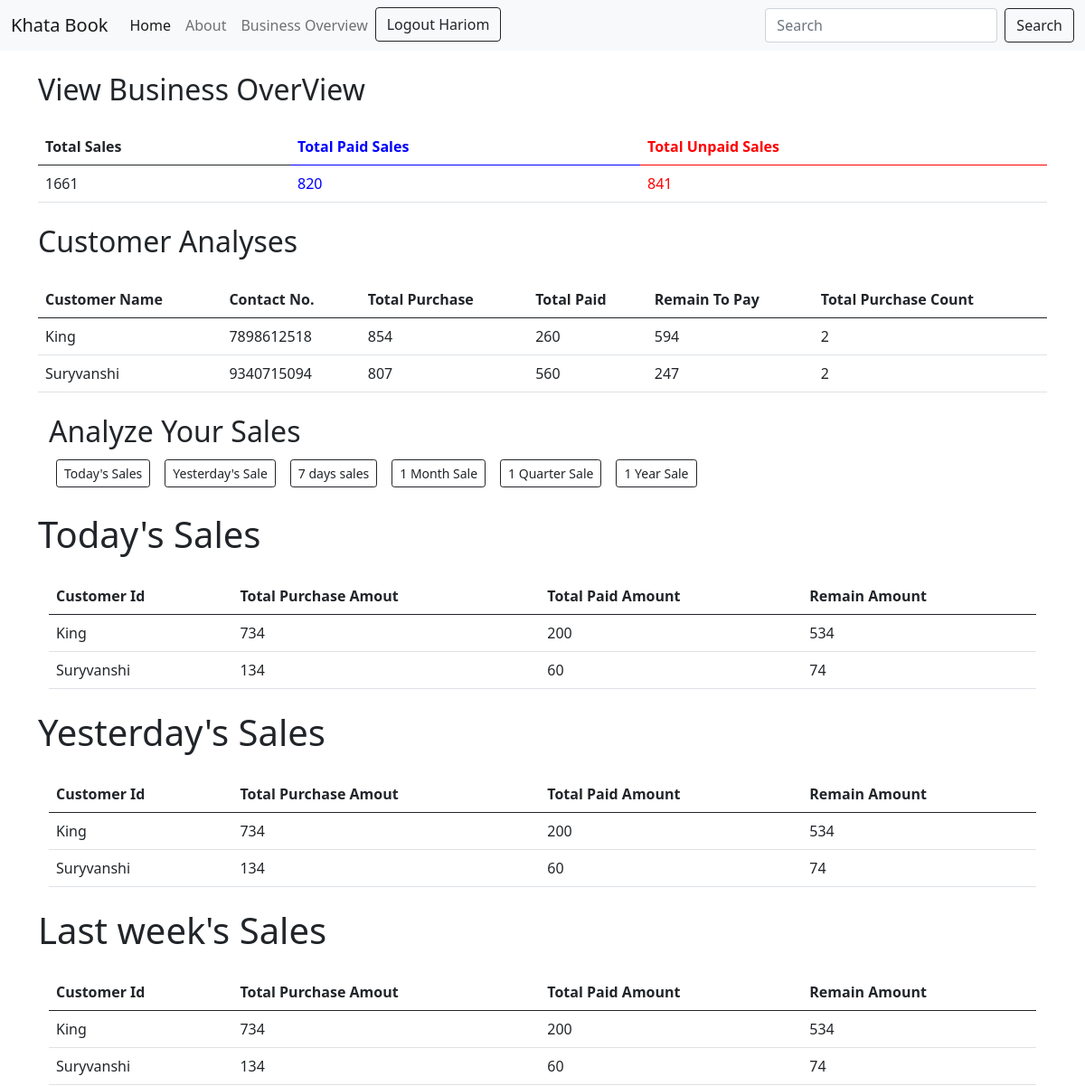
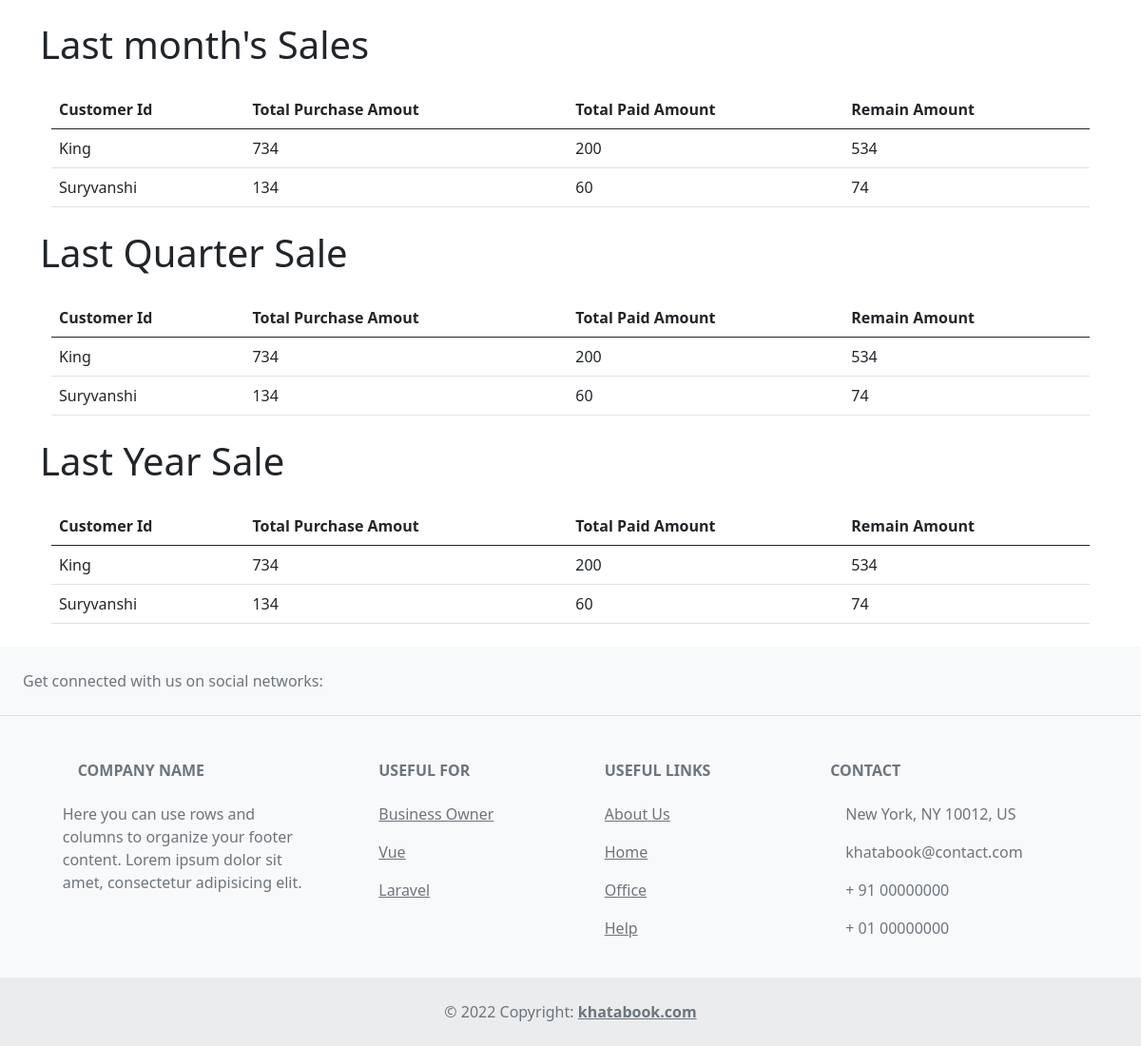
Page /business/overview/ (signed in) on the committed database (2 pictures, top to bottom).
### myapp/models.py (models this page shows, shortened)
class Todo(models.Model):
    title = models.CharField(max_length=20)
    desc = models.CharField(max_length=12)
    customer_of = models.ForeignKey(User,on_delete=models.CASCADE)
    date_created = models.DateField(auto_now_add=True)

class PurchaseDetails(models.Model):
    id = models.IntegerField(primary_key=True)
    product_name=models.CharField(max_length=100)
    total_price = models.IntegerField()
    paid_price = models.IntegerField()
    remain_price = models.IntegerField()
    customer_id = models.ForeignKey(Todo, on_delete=models.CASCADE)
    date_created = models.DateField(auto_now_add=True)
    def __str__(self):
        return '{} {} {}'.format(self.product_name, self.total_price, self.paid_price)

### myapp/views.py (the view)
# urls.py: path('business/overview/', business_overview, name="business_overview" ),
def business_overview(request):
    user_id =request.user.id
    user = User.objects.get(id=user_id)
    todo_data = Todo.objects.filter(customer_of=user)
    total_sales=0
    paid_sales=0
    remain_payment_sales=0
    per_customer_sale = []
    today_sales=[]
    yesterday_sales=[]
    week_sales=[]
    month_sales=[]
    quarter_sales=[]
    year_sales=[]
    for todo in todo_data:
        t_sales = PurchaseDetails.objects.filter(customer_id=todo.id).aggregate(Sum('total_price'))
        p_sales = PurchaseDetails.objects.filter(customer_id=todo.id).aggregate(Sum('paid_price'))
        try:
            total_sales+=t_sales['total_price__sum']
            paid_sales+=p_sales['paid_price__sum']
        except:
            total_sales+=0
            paid_sales+=0
        customer_sale = PurchaseDetails.objects.filter(customer_id=todo.id).values('customer_id').annotate(
             Sum('total_price'),
             Sum('paid_price'),
             Sum('remain_price'),
             Count('customer_id')
            )
        per_customer_sale.append(customer_sale)
        t_sales = PurchaseDetails.objects.all().filter(
            customer_id=todo.id,
            date_created__lte=datetime.today()-timedelta(days=0))
        today_sales.append(t_sales)
        y_sales = PurchaseDetails.objects.all().filter(
            customer_id=todo.id,
            date_created__lte=datetime.today())
        yesterday_sales.append(y_sales)
        w_sales = PurchaseDetails.objects.all().filter(
            customer_id=todo.id,
            date_created__gte=datetime.today()-timedelta(days=7))
        week_sales.append(w_sales)
        m_sales = PurchaseDetails.objects.all().filter(
            customer_id=todo.id,
            date_created__gte=datetime.today()-timedelta(days=30))
        month_sales.append(m_sales)
        q_sales = PurchaseDetails.objects.all().filter(
            customer_id=todo.id,
            date_created__gte=datetime.today()-timedelta(days=90))
        quarter_sales.append(q_sales)
        y_sales = PurchaseDetails.objects.all().filter(
            customer_id=todo.id,
            date_created__gte=datetime.today()-timedelta(days=365))
        year_sales.append(y_sales)
    remain_payment_sales =total_sales-paid_sales
    sales_detail = [total_sales, paid_sales, remain_payment_sales]
    customer_list = []
    sales_data = [  today_sales,
                    yesterday_sales,
                    week_sales,
                    month_sales,
                    quarter_sales,
                    year_sales ]
    print(sales_data,'---------sales data')
    for temp in sales_data:
        print(temp)
    ss_data=[]
    for i in sales_data:
        s_data = []
        for j in i:
            temp_list = []
            temp_list.append(j[0].paid_price)
            temp_list.append(j[0].customer_id.title)
            temp_list.append(j[0].remain_price)
            temp_list.append(j[0].total_price)
            s_data.append(temp_list)
        ss_data.append(s_data)
    for customer in per_customer_sale:
        temp_customer = []
        user = Todo.objects.get(id=customer[0]['customer_id'])
        temp_customer.append(user.title)
        temp_customer.append(user.desc)
        temp_customer.append(customer[0]['total_price__sum'])
        temp_customer.append(customer[0]['paid_price__sum'])
        temp_customer.append(customer[0]['remain_price__sum'])
        temp_customer.append(customer[0]['customer_id__count'])
        customer_list.append(temp_customer)
    return render(request, template_name='myapp/business.html',
                            context={'sales_detail':sales_detail,
                            'per_customer_sale':customer_list,
                            'sales_data':ss_data})

### templates/myapp/business.html (shortened to what this page needs)
{% extends 'myapp/base.html' %}
{% block body %}
<div class="container my-4">
    <h2>View Business OverView</h2>
</div>
    <div class="container my-4">
      <table class="table">
        <tr>
          <th>Total Sales</th>
          <th style="color:blue;">Total Paid Sales</th>
          <th style="color:red;">Total Unpaid Sales</th>
        </tr>
        <tbody>
          <tr>
            <td>{{sales_detail.0}}</td>
            <td style="color:blue;">{{sales_detail.1}}</td>
            <td style="color:red;">{{sales_detail.2}}</td>
          </tr>
        </tbody>
      </table>
    </div>
    <div class="container my-4">
      <h2>Customer Analyses</h2>
  </div>
    <div class="container my-4">
      <table class="table">
        <tr>
          <th>Customer Name</th>
          <th>Contact No.</th>
          <th>Total Purchase</th>
          <th>Total Paid</th>
          <th>Remain To Pay</th>
          <th>Total Purchase Count</th>
        </tr>
        <tbody>
          {%for customer in per_customer_sale%}
          <tr>
            <td>{{customer.0}}</td>
            <td>{{customer.1}}</td>
            <td>{{customer.2}}</td>
            <td>{{customer.3}}</td>
            <td>{{customer.4}}</td>
            <td>{{customer.5}}</td>
          </tr>
          {%endfor%}
        </tbody>
      </table>
    </div>
    <div class="container my-4">
      <div class="container my-3">
        <h2>Analyze Your Sales </h2>
        <a href="today" type="button" class="btn btn-outline-dark btn-sm mx-2 my-1">Today's Sales</button>
        <a href="oldest" type="button" class="btn btn-outline-dark btn-sm mx-2 my-1">Yesterday's Sale</button>
        <a href="bytitle" type="button" class="btn btn-outline-dark btn-sm mx-2 my-1">7 days sales</button>
        <a href="bydate" type="button" class="btn btn-outline-dark btn-sm mx-2 my-1">1 Month Sale</button>
        <a href="bydate" type="button" class="btn btn-outline-dark btn-sm mx-2 my-1">1 Quarter Sale</button>
        <a href="bydate" type="button" class="btn btn-outline-dark btn-sm mx-2 my-1">1 Year Sale</button>
      </div>
    </div>
    <div class="container my-4">
      {% for sales in sales_data %}
        {% if forloop.counter == 1 %}
          <h1 class="my-1"> Today's Sales </h1>
        {%endif%}
        {% if forloop.counter == 2 %}
          <h1 class="my-1"> Yesterday's Sales </h1>
        {%endif%}
        {% if forloop.counter == 3 %}
          <h1 class="my-1"> Last week's Sales </h1>
        {%endif%}
        {% if forloop.counter == 4%}
          <h1 class="my-1"> Last month's Sales </h1>
        {%endif%}
        {% if forloop.counter == 5%}
          <h1 class="my-1"> Last Quarter Sale </h1>
          {%endif%}
        {% if forloop.counter == 6 %}
          <h1 class="my-1"> Last Year Sale </h1>
        {%endif%}
        <div class="container my-4">
          {% if sales|length == 0 %}
          <div class="alert alert-dark" role="alert" style="color:red";>
            No Customer Here!
          </div>
            {% else %}
          <table class="table">
            <tr>
              <th>Customer Id</th>
              <th>Total Purchase Amout</th>
              <th>Total Paid Amount</th>
              <th>Remain Amount</th>
            </tr>
            <tbody>
                {%for customer in sales%}
                <tr>
                  <td>{{customer.1}}</td>
                  <td>{{customer.3}}</td>
                  <td>{{customer.0}}</td>
                  <td>{{customer.2}}</td>
                </tr>
                {%endfor%}
            </tbody>
          </table>
          {%endif%}
        </div>
      {%endfor%}
    </div>
{% endblock body %}

### templates/myapp/base.html (shortened to what this page needs)
<!doctype html>
<html lang="en">
<head>
    <link href="https://cdn.jsdelivr.net/npm/bootstrap@5.0.0-beta2/dist/css/bootstrap.min.css" rel="stylesheet"
>
</head>
<body>
    <nav class="navbar navbar-expand-lg navbar-light bg-light sticky-top">
        <div class="container-fluid">
            <a class="navbar-brand" href="/home/">Khata Book</a>
            <div class="collapse navbar-collapse" id="navbarSupportedContent">
                <ul class="navbar-nav me-auto mb-2 mb-lg-0">
                    <li class="nav-item">
                        <a class="nav-link active" aria-current="page" href="/home/">Home</a>
                    </li>
                    <li class="nav-item">
                        <a class="nav-link" href="#">About</a>
                    </li>
                    <li class="nav-item">
                      <a class="nav-link" href="/business/overview">Business Overview</a>
                    </li>
                    <li class="nav-item">
                      <a class="btn btn-outline-dark" href="/logout/">Logout {{user.first_name}}</a>
                    </li>
                </ul>
                <form class="d-flex" action="/search/{{user.id}}/" method="POST">
                    <input class="form-control me-2" type="text" name="inputvalue" placeholder="Search" aria-label="Search">
                    <button class="btn btn-outline-dark" type="submit">Search</button>
                </form>
            </div>
        </div>
    </nav>
{% block body %}
{% endblock body %}
<footer class="text-center text-lg-start bg-light text-muted">
    <section
      class="d-flex justify-content-center justify-content-lg-between p-4 border-bottom"
    >
      <div class="me-5 d-none d-lg-block">
        <span>Get connected with us on social networks:</span>
      </div>
      <div>
      </div>
    </section>
    <section class="">
      <div class="container text-center text-md-start mt-5">
        <div class="row mt-3">
          <div class="col-md-3 col-lg-4 col-xl-3 mx-auto mb-4">
            <h6 class="text-uppercase fw-bold mb-4">
              Company name
            </h6>
            <p>
              Here you can use rows and columns to organize your footer content. Lorem ipsum
              dolor sit amet, consectetur adipisicing elit.
            </p>
          </div>
          <div class="col-md-2 col-lg-2 col-xl-2 mx-auto mb-4">
            <h6 class="text-uppercase fw-bold mb-4">
              Useful For
            </h6>
            <p>
              <a href="#!" class="text-reset">Business Owner</a>
            </p>
            <p>
              <a href="#!" class="text-reset">Vue</a>
            </p>
            <p>
              <a href="#!" class="text-reset">Laravel</a>
            </p>
          </div>
          <div class="col-md-3 col-lg-2 col-xl-2 mx-auto mb-4">
            <h6 class="text-uppercase fw-bold mb-4">
              Useful links
            </h6>
            <p>
              <a href="#!" class="text-reset">About Us</a>
            </p>
            <p>
              <a href="#!" class="text-reset">Home</a>
            </p>
            <p>
              <a href="#!" class="text-reset">Office</a>
            </p>
            <p>
              <a href="#!" class="text-reset">Help</a>
            </p>
          </div>
          <div class="col-md-4 col-lg-3 col-xl-3 mx-auto mb-md-0 mb-4">
            <h6 class="text-uppercase fw-bold mb-4">
              Contact
            </h6>
            <p> New York, NY 10012, US</p>
            <p>
              khatabook@contact.com
            </p>
            <p> + 91 00000000</p>
            <p> + 01 00000000</p>
          </div>
        </div>
      </div>
    </section>
    <div class="text-center p-4" style="background-color: rgba(0, 0, 0, 0.05);">
      © 2022 Copyright:
      <a class="text-reset fw-bold" href="https://khatabook.com/">khatabook.com</a>
    </div>
  </footer>
</body>
</html>

### rows in the picture
Todo: title "King", desc "7898612518"
Todo: title "Suryvanshi", desc "9340715094"
PurchaseDetails: title "King", total_price "734", paid_price "200", remain_price "534"
PurchaseDetails: title "Suryvanshi", total_price "134", paid_price "60", remain_price "74"

### other values in the picture
{{ user.first_name }} "Hariom"
{{ sales_detail.0 }} "1661"
{{ sales_detail.1 }} "820"
{{ sales_detail.2 }} "841"
{{ customer.2 }} "854" "807"
{{ customer.3 }} "260" "560"
{{ customer.4 }} "594" "247"
{{ customer.5 }} "2" "2"
